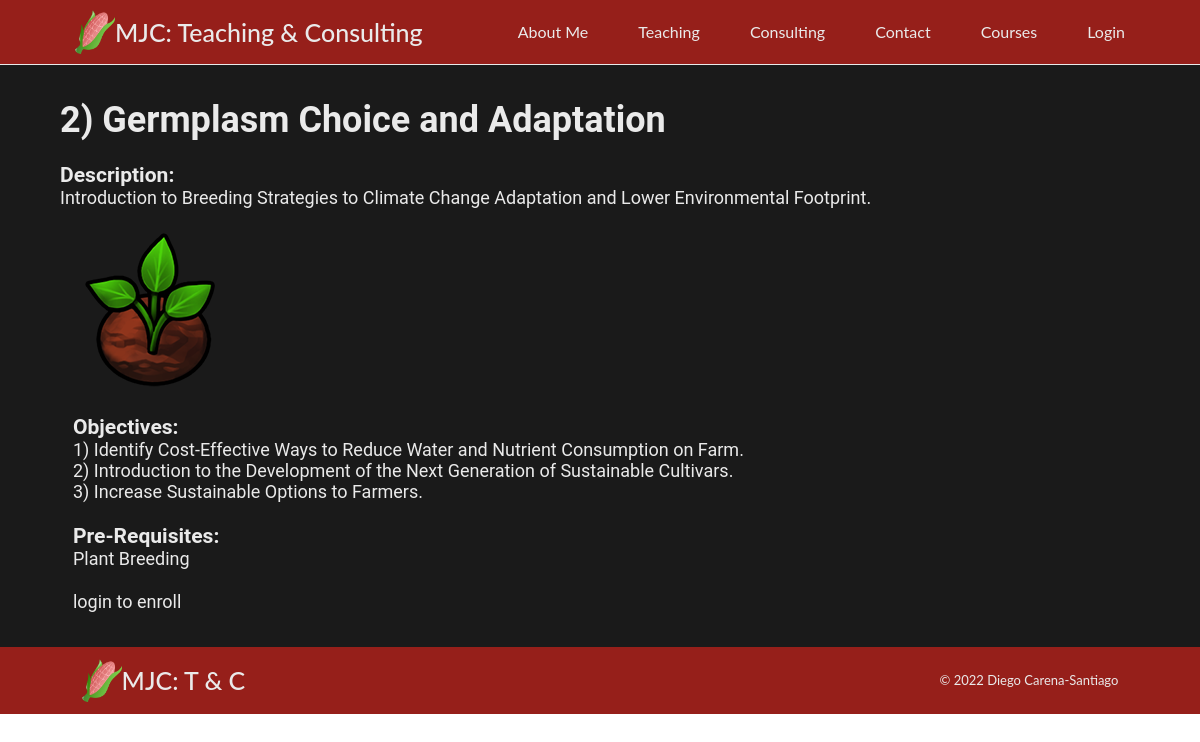
Before: /details.php?courseid=2 with the older database file.
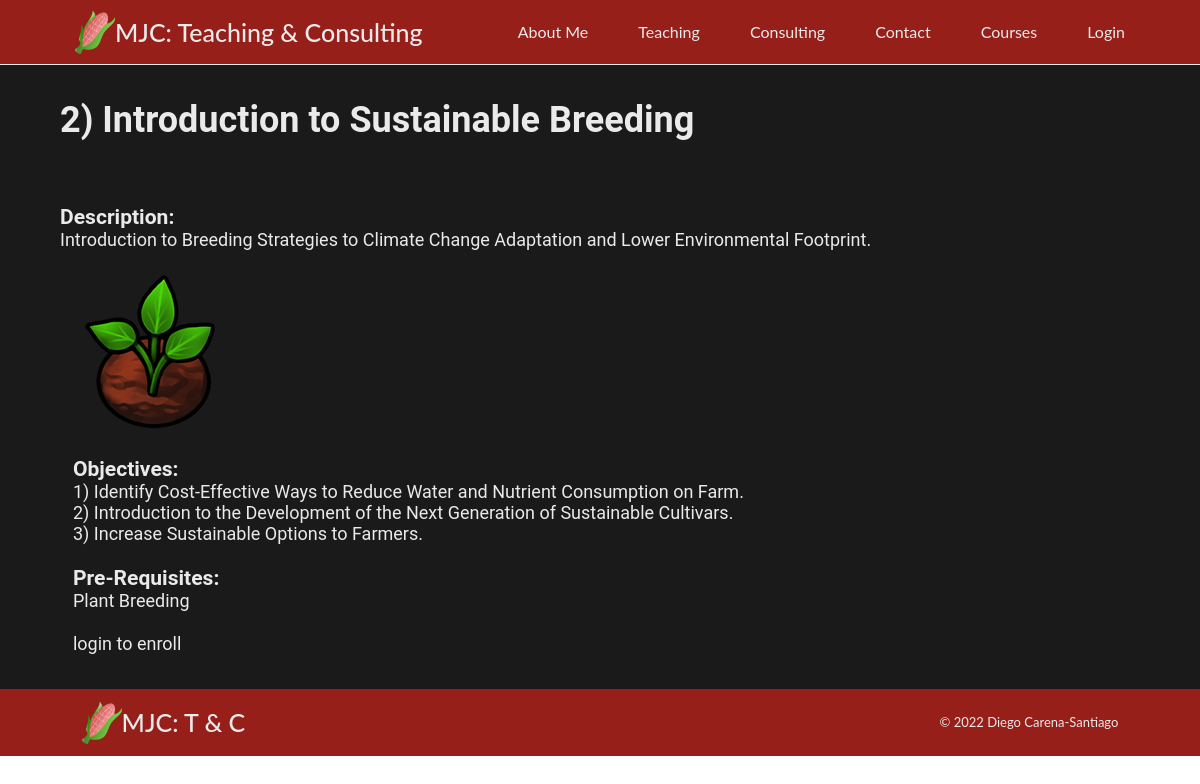
After: the same page with the newer database file.
### tables this page shows
CREATE TABLE `courses` (
  `id` int(11) NOT NULL,
  `title` varchar(100) DEFAULT NULL,
  `objectives` text DEFAULT NULL,
  `description` text DEFAULT NULL,
  `img` varchar(20) DEFAULT NULL,
  `prereq` text DEFAULT NULL
);

### details.php (the view, shortened to what this page needs)
<!DOCTYPE html>
<?php
    $courseid = $_GET['courseid'];
?>
<html lang="en">
    <head>
        <link rel="stylesheet" href="css/style.css" />
    </head>
<?php
    include('setup.php');
    $sql = "Select * from courses where id='$courseid'";
    $result = $conn->query($sql);
if ($result->num_rows > 0) {
  while($row = $result->fetch_assoc()) {
        $id = $row["id"];
        $title = $row["title"];
        $objectives =$row["objectives"];
        $img = $row["img"];
        $description = $row["description"];
        $requisites = $row["prereq"];
  }
} else {
  echo "0 results";
}
    ?>
    <body>
        <?php include('components/header.php');?>
        <div class="section">
                <div class="col span_2_of_3">
                    <h1><?php print $id ?>) <?php print $title ?></h1><br>
                    <h3>Description:</h3>
                        <?php print $description ?>
                </div>
                <div class="col span_1_of_3">
                    <img class="home-img" src="images/<?php print $img ?>">
                </div>
                <div class="col span_2_of_3">
                    <h3>Objectives:</h3>
                    <?php print $objectives ?>
                </div>
                <div class="col span_2_of_3">
                    <h3>Pre-Requisites:</h3>
                    <?php print $requisites ?>
                </div>
            <div class="col span_2_of_3">
                <?php if (!isset($_SESSION['loggedin'])) {
	print "login to enroll";
                    }
                ?>
            </div>
        </div>
    <footer>
        <?php include('components/footer.php');?>
    </footer>
    </body>
</html>

### components/header.php (shortened to what this page needs)
<header class="header">
    <div class="wrapper">
        <nav class="navbar">
                <a href="/mjc_ct/index.php" class="logo"><img class="logo-image" src="images/Logo.png">MJC: Teaching & Consulting</a>
            <ul class="nav-menu">
                <li class="nav-item">
                    <a href="/mjc_ct/About-Me.php" class="nav-link">About Me</a>
                </li>
                <li class="nav-item">
                    <a href="/mjc_ct/Teaching.php" class="nav-link">Teaching</a>
                </li>
                <li class="nav-item">
                    <a href="/mjc_ct/Consulting.php" class="nav-link">Consulting</a>
                </li>
                <li class="nav-item">
                    <a href="/mjc_ct/Contact.php" class="nav-link">Contact</a>
                </li>
                <li class="nav-item">
                    <a href="/mjc_ct/courses.php" class="nav-link">Courses</a>
                </li>
              <?php if (!isset($_SESSION['loggedin'])) { ?>
                 <li class="nav-item">
				    <a href="/mjc_ct/login/login.php" class="nav-link">Login</a>
                </li>
       <?php  } ?>
            </ul>
        </nav>
    </div>
</header>

### components/footer.php
<link href="css/style.css" rel="stylesheet" />
    <footer>
        <div class="wrapper">
            <div class="container">
                <div class="footer-container">
                    <div class="footer-logo">
                        <img
                             alt="image"
                             src="./images/Logo.png"
                             class="logo-image"
                       />
                        <h2 class="logo">
                            <span>MJC: T & C</span>
                        </h2>
                    </div>
                </div>
                <div class="copyright">
                    <div>
                        <span>
                            <span>© 2022 Diego Carena-Santiago</span>
                        </span>
                    </div>
                </div>
            </div>
        </div>
    </footer>

### css/style.css (style rules this page uses)
:root { --dl-color-paleyellow: #fffef3ff; --dl-color-red: #961f1aff; --dl-color-grey: #cbcbcbff; --dl-color-black: #1a1a1aff; --dl-color-green: #7c7d5bff; --dl-color-white: #eaeaeaff; }
* { margin: 0; padding: 0; box-sizing: border-box; }
.section { clear: both; padding: 0px; margin: 0px; width: 100%; height: auto; background-color: var(--dl-color-black); padding-left: 5%; padding-right: 5%; overflow: hidden; padding-top: 2%; padding-bottom: 2%; }
.col { display: block; float:left; margin: 1% 0 1% 1.2%; }
.col:first-child { margin-left: 0; }
.span_2_of_3 { width: 66.26%; font-size: 1.8rem; font-family: 'Roboto', sans-serif; text-align: left; color: var(--dl-color-white); }
.span_1_of_3 { width: 32.53%; }
body { width: 100%; height: 100%; }
html { font-size: 62.5%; }
li { list-style: none; }
a { text-decoration: none; }
.header { background-color: var(--dl-color-red); border-bottom: 1px solid var(--dl-color-white); font-family: 'Lato', sans-serif; }
.wrapper { width: 90%; height: auto; margin: auto; clear: both; overflow: auto; }
.navbar { display: flex; justify-content: space-between; align-items: center; padding: 1rem 1.5rem; }
.nav-menu { display: flex; justify-content: space-between; align-items: center; }
.nav-item { margin-left: 5rem; }
.nav-link { font-size: 1.6rem; font-weight: 400; color: var(--dl-color-white); }
.logo { display: flex; align-items: center; font-size: 2.5rem; font-weight: 500; color: var(--dl-color-white); }
.logo-image { width: 4rem; }
footer { font-family: 'Lato', sans-serif; width: 100%; justify-content: space-between; background-color: var(--dl-color-red); padding-top: .5%; padding-bottom: .5%; clear: both; }
.container { display: flex; align-items: center; justify-content: space-between; }
.footer-container { width: auto; height: auto; padding-left: 2%; margin-bottom: 0px; flex-direction: row; }
.footer-logo { display: flex; align-items: center; }
.copyright { width: auto; height: 100%; display: flex; padding-right: 2%; flex-direction: row; color: var(--dl-color-white); font-size: 1.3rem; }
@media only screen and (max-width: 1200px) { .span_2_of_3 { width: 100%; } }

Changed rows visible on the page:
changed courses "Plant Breeding": title "Germplasm Choice and Adaptation" → "Introduction to Sustainable Breeding"
